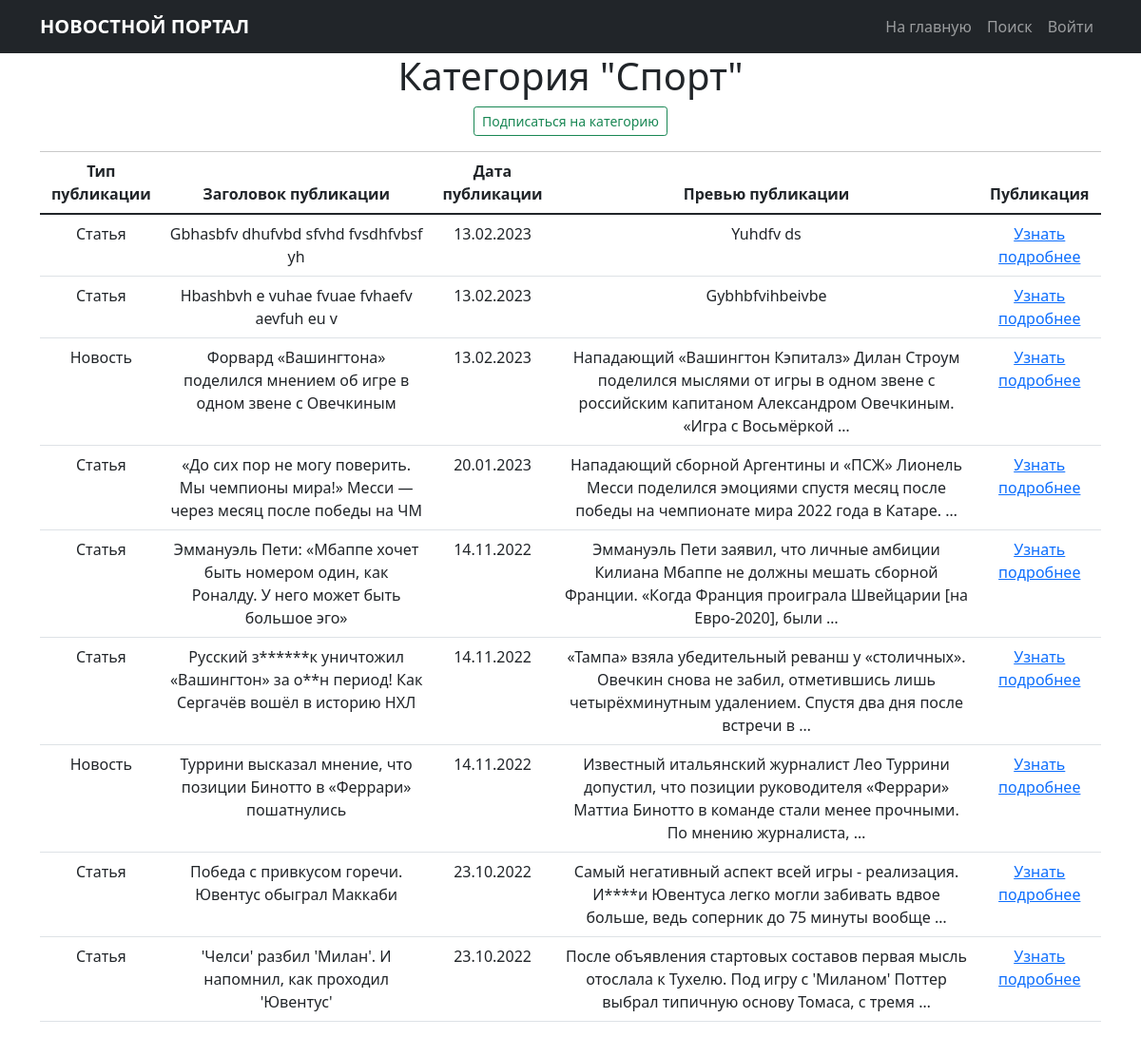
Screenshot of /news/categories/1 with the database file from the repository.
### news/models.py (models this page shows, shortened)
class Category(models.Model):
    categories = models.CharField(max_length=255,
                                  unique=True)
    subscribers = models.ManyToManyField(User,
                                         related_name='sub_categories',
                                         through='SubscribeCategories')
    def __str__(self):
        return f'{self.categories}'

class Post(models.Model):
    posts = 'PT'
    news = 'NS'
    TYPES = [
        (posts, 'Статья'),
        (news, 'Новость')
    ]
    postsOrNews = models.CharField(max_length=2,
                                   choices=TYPES,
                                   default=posts)
    timeIn = models.DateTimeField(auto_now_add=True)
    header = models.CharField(max_length=128)
    text = models.TextField()
    rating = models.IntegerField(default=0)
    postAuthor = models.ForeignKey(Author,
                                   on_delete=models.CASCADE)
    postCategories = models.ManyToManyField(Category,
                                            through='PostCategory')

### news/views.py (the view)
# urls.py: path('categories/<int:pk>', CategoryListView.as_view(), name='category_list'),
class CategoryListView(ListView):
    model = Post
    template_name = 'category_list.html'
    context_object_name = 'category_news_list'
    def get_queryset(self):
        self.postCategories = get_object_or_404(Category, id=self.kwargs['pk'])
        queryset = Post.objects.filter(postCategories=self.postCategories).order_by('-timeIn')
        return queryset
    def get_context_data(self, **kwargs):
        context = super().get_context_data(**kwargs)
        context['is_not_subscriber'] = self.request.user not in self.postCategories.subscribers.all()
        context['category'] = self.postCategories
        return context

### templates/category_list.html (shortened to what this page needs)
{% extends 'flatpages/default.html' %}
{% load custom_filter %}
{% load custom_tags %}
{% block content %}
    <h1 class="text-center">Категория "{{ category }}"</h1>
    {% if is_not_subscriber %}
        <p class="text-center">
            <a href="{% url 'subscribe_unsubscribe' category.id %}" class="btn btn-outline-success btn-sm">
            Подписаться на категорию</a>
        </p>
    {% endif %}
    <div class="line"></div>
        {% if category_news_list %}
        <table class="table">
            <thead>
                <tr>
                    <th scope="col">Тип публикации</th>
                    <th scope="col">Заголовок публикации</th>
                    <th scope="col">Дата публикации</th>
                    <th scope="col">Превью публикации</th>
                    <th scope="col">Публикация</th>
                </tr>
            </thead>
            <tbody>
            {% for post in category_news_list %}
                <tr>
                    <td>{{ post.get_postsOrNews_display }}</td>
                    <td>{{ post.header|censor }}</td>
                    <td>{{ post.timeIn|date:'d.m.Y'}}</td>
                    <td>{{ post.text|truncatewords:20|censor }}</td>
                    <td><a href="{% url 'news_detail' post.id %}">Узнать подробнее</a></td>
                </tr>
            {% endfor %}
            </tbody>
        </table>
    {% else %}
        <h2>Публикации отсутствуют</h2>
    {% endif %}
{% endblock content %}

### templates/flatpages/default.html (style rules this page uses)
.line { border-bottom: 1px solid #c8c8c8 }

### rows the page displays
Category: categories "Спорт"
Post: postsOrNews "Статья", header|censor "Gbhasbfv dhufvbd sfvhd fvsdhfvbsf yh", timeIn "13.02.2023", text|censor "Yuhdfv ds"
Post: postsOrNews "Статья", header|censor "Hbashbvh e vuhae fvuae fvhaefv aevfuh eu v", timeIn "13.02.2023", text|censor "Gybhbfvihbeivbe"
Post: postsOrNews "Новость", header|censor "Форвард «Вашингтона» поделился мнением об игре в одном звене с Овечкиным", timeIn "13.02.2023", text|censor "Нападающий «Вашингтон Кэпиталз» Дилан Строум поделился мыслями от игры в одном звене с российским капитаном Александром Овечкиным. «Игра с Восьмёркой …"
Post: postsOrNews "Статья", header|censor "«До сих пор не могу поверить. Мы чемпионы мира!» Месси — через месяц после победы на ЧМ", timeIn "20.01.2023", text|censor "Нападающий сборной Аргентины и «ПСЖ» Лионель Месси поделился эмоциями спустя месяц после победы на чемпионате мира 2022 года в Катаре. …"
Post: postsOrNews "Статья", header|censor "Эммануэль Пети: «Мбаппе хочет быть номером один, как Роналду. У него может быть большое эго»", timeIn "14.11.2022", text|censor "Эммануэль Пети заявил, что личные амбиции Килиана Мбаппе не должны мешать сборной Франции. «Когда Франция проиграла Швейцарии [на Евро-2020], были …"
Post: postsOrNews "Статья", header|censor "Русский з******к уничтожил «Вашингтон» за о**н период! Как Сергачёв вошёл в историю НХЛ", timeIn "14.11.2022", text|censor "«Тампа» взяла убедительный реванш у «столичных». Овечкин снова не забил, отметившись лишь четырёхминутным удалением. Спустя два дня после встречи в …"
Post: postsOrNews "Новость", header|censor "Туррини высказал мнение, что позиции Бинотто в «Феррари» пошатнулись", timeIn "14.11.2022", text|censor "Известный итальянский журналист Лео Туррини допустил, что позиции руководителя «Феррари» Маттиа Бинотто в команде стали менее прочными. По мнению журналиста, …"
Post: postsOrNews "Статья", header|censor "Победа с привкусом горечи. Ювентус обыграл Маккаби", timeIn "23.10.2022", text|censor "Самый негативный аспект всей игры - реализация. И****и Ювентуса легко могли забивать вдвое больше, ведь соперник до 75 минуты вообще …"
Post: postsOrNews "Статья", header|censor "'Челси' разбил 'Милан'. И напомнил, как проходил 'Ювентус'", timeIn "23.10.2022", text|censor "После объявления стартовых составов первая мысль отослала к Тухелю. Под игру с 'Миланом' Поттер выбрал типичную основу Томаса, с тремя …"
